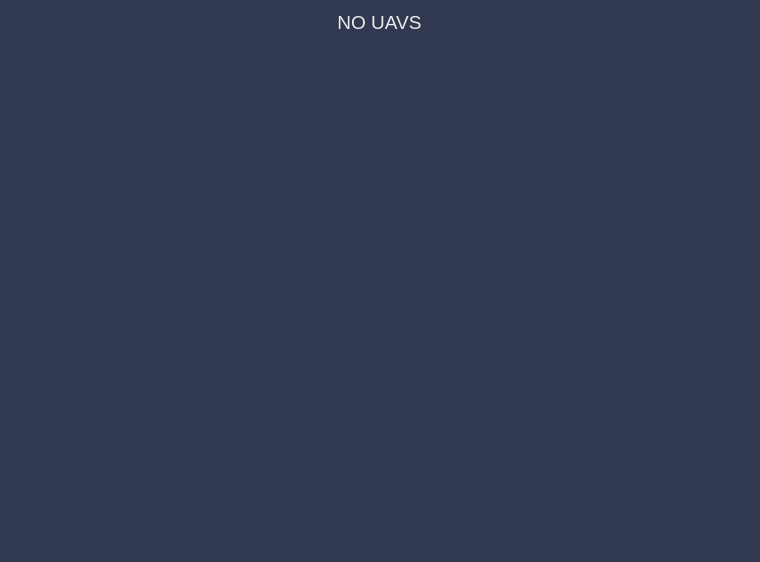
<?xml version="1.0" encoding="UTF-8"?>
<ui version="4.0">
 <class>AllAccessPointsWidget</class>
 <widget class="QWidget" name="AllAccessPointsWidget">
  <property name="geometry">
   <rect>
    <x>0</x>
    <y>0</y>
    <width>760</width>
    <height>562</height>
   </rect>
  </property>
  <property name="minimumSize">
   <size>
    <width>760</width>
    <height>562</height>
   </size>
  </property>
  <property name="windowTitle">
   <string>Access Points</string>
  </property>
  <property name="styleSheet">
   <string notr="true">QWidget{
background-color: rgb(48, 57, 80);
color: rgb(236, 236, 236);
}

QLabel{
background:transparent;
}
</string>
  </property>
  <layout class="QVBoxLayout" name="verticalLayout">
   <item alignment="Qt::AlignHCenter">
    <widget class="QLabel" name="lbl_uav">
     <property name="font">
      <font>
       <pointsize>14</pointsize>
       <weight>50</weight>
       <bold>false</bold>
      </font>
     </property>
     <property name="text">
      <string>NO UAVS</string>
     </property>
     <property name="alignment">
      <set>Qt::AlignCenter</set>
     </property>
    </widget>
   </item>
   <item>
    <widget class="QScrollArea" name="scrollArea">
     <property name="frameShape">
      <enum>QFrame::NoFrame</enum>
     </property>
     <property name="horizontalScrollBarPolicy">
      <enum>Qt::ScrollBarAlwaysOff</enum>
     </property>
     <property name="widgetResizable">
      <bool>true</bool>
     </property>
     <widget class="QWidget" name="scrollAreaWidgetContents">
      <property name="geometry">
       <rect>
        <x>0</x>
        <y>0</y>
        <width>742</width>
        <height>516</height>
       </rect>
      </property>
      <layout class="QVBoxLayout" name="verticalLayout_2">
       <property name="spacing">
        <number>0</number>
       </property>
       <property name="leftMargin">
        <number>6</number>
       </property>
       <property name="topMargin">
        <number>0</number>
       </property>
       <property name="rightMargin">
        <number>6</number>
       </property>
       <property name="bottomMargin">
        <number>0</number>
       </property>
       <item>
        <layout class="QVBoxLayout" name="layout_access_points">
         <property name="spacing">
          <number>6</number>
         </property>
         <property name="sizeConstraint">
          <enum>QLayout::SetDefaultConstraint</enum>
         </property>
        </layout>
       </item>
       <item>
        <spacer name="verticalSpacer">
         <property name="orientation">
          <enum>Qt::Vertical</enum>
         </property>
         <property name="sizeHint" stdset="0">
          <size>
           <width>17</width>
           <height>37</height>
          </size>
         </property>
        </spacer>
       </item>
      </layout>
     </widget>
    </widget>
   </item>
  </layout>
 </widget>
 <resources/>
 <connections/>
</ui>
